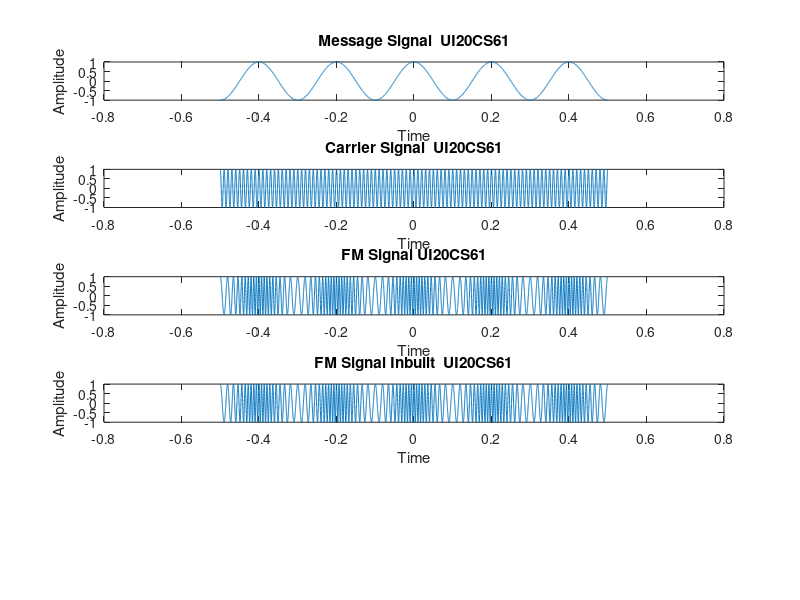

This chart was generated by the following MATLAB code: (Note: this script raises an error after producing the figure.)
clc;
#Run only in matlab online
close all;
Ec=1;
Em=1;
fm=5;
fc=100;
B=10;
fs=10000;
t=(-0.5:(1/fs):0.5);
freqdev = B*fm;
ms= Em.*cos(2*pi*fm*t);
subplot(5,1,1);
plot(t,ms);
xlabel('Time');
ylabel('Amplitude');
title('Message Signal  UI20CS61');

cs= Ec.*cos(2*pi*fc*t);
subplot(5,1,2);
plot(t,cs);
xlabel('Time');
ylabel('Amplitude');
title('Carrier Signal  UI20CS61');

s = cos(2*pi*fc*t + (B.*sin(2*pi*fm*t)));
subplot(5,1,3);
plot(t,s);
xlabel('Time');
ylabel('Amplitude');
title('FM Signal UI20CS61');

z=fmmod(ms,fc,fs,freqdev);
subplot(5,1,4);
plot(t,z);
xlabel('Time');
ylabel('Amplitude');
title('FM Signal Inbuilt  UI20CS61');

y = fmdemod(s,fc,fs,freqdev);
subplot(5,1,5);
plot(t,y);
xlabel('Time');
ylabel('Amplitude');
title('Reconstructed Signal  UI20CS61');